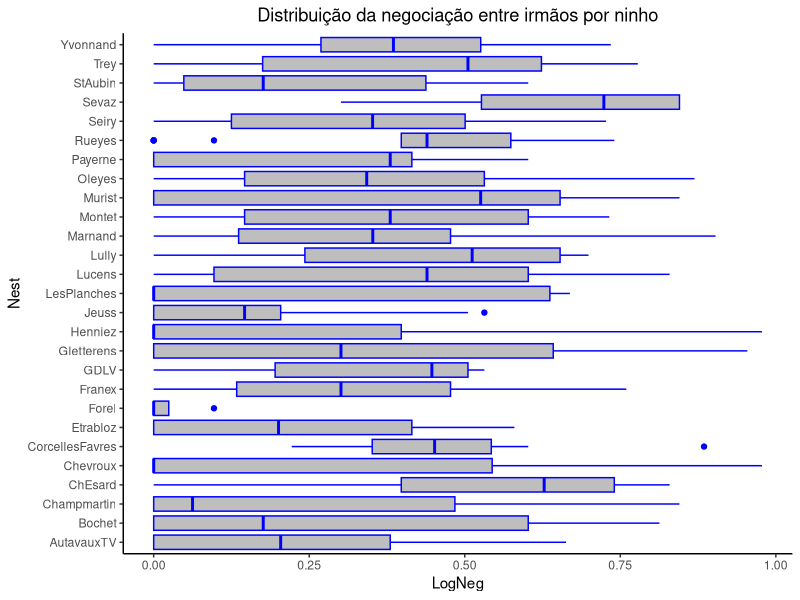
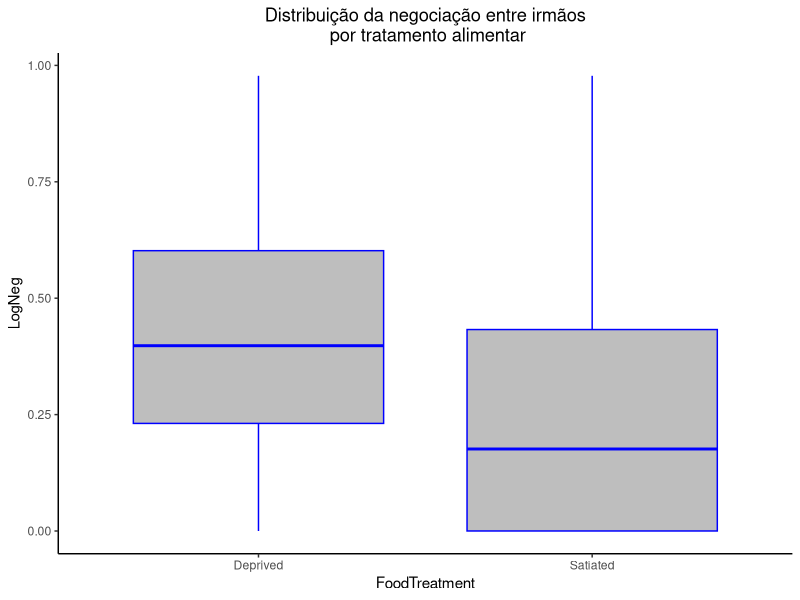
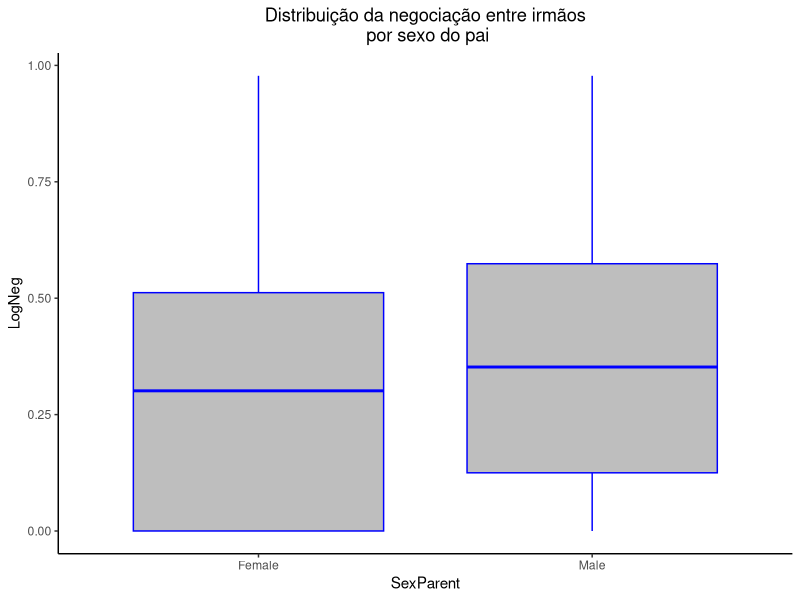
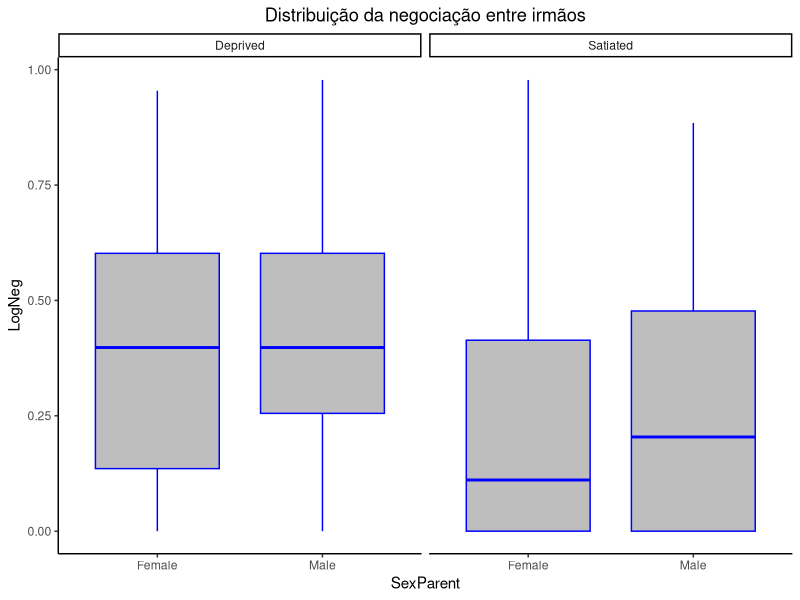
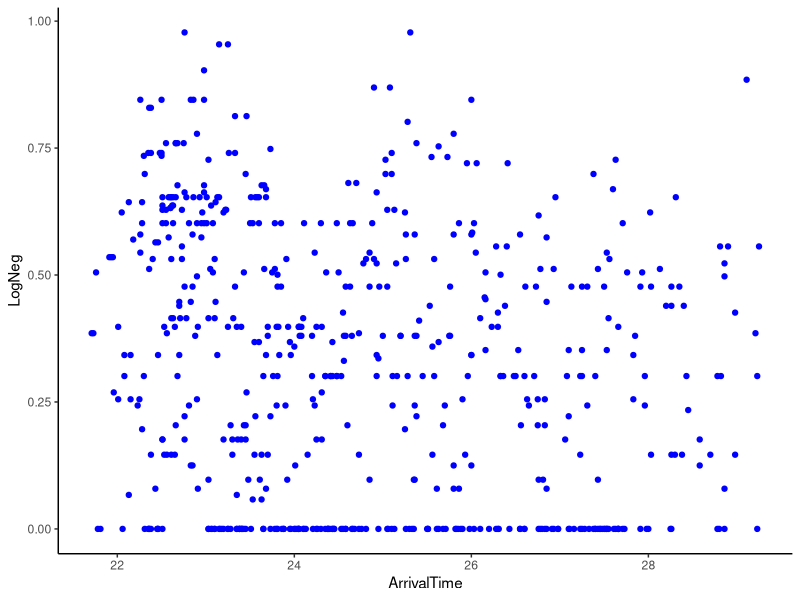
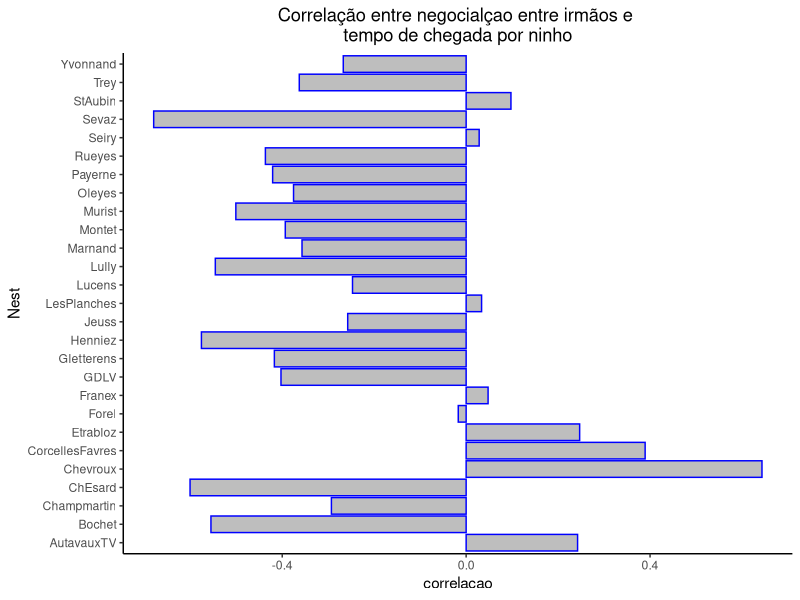
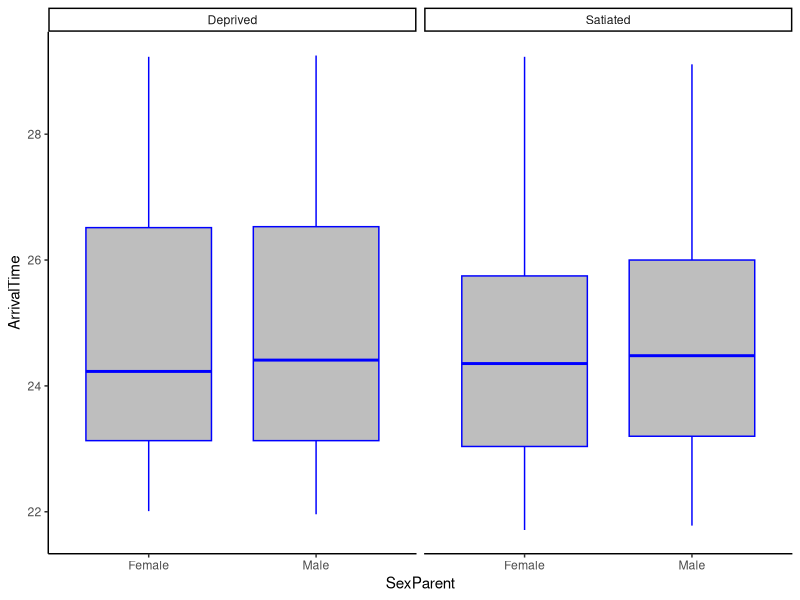

Reproduce these figures in R, in order.
## ---- chunk 1

## importando os pacotes
library(glmmTMB)
library(tidyverse)
library(knitr)
library(ggplot2)
library(nlme)

## importando os dados
data(Owls, package = "glmmTMB")

## ---- chunk 2

Owls$LogNeg <- log10(Owls$NegPerChick+1)

## ---- chunk 3

Owls %>% group_by(Nest) %>%
  summarise(contagem = n()) %>%
  arrange(contagem) %>%
  kable(row.names = F, align = "c")

## ---- chunk 4

ggplot(Owls) +
  geom_boxplot(aes(x = Nest, y = LogNeg), color = 'blue', fill = 'gray') +
  coord_flip() + theme_classic() + 
  ggtitle('Distribuição da negociação entre irmãos por ninho') +
  theme(plot.title = element_text(hjust = 0.5))

## ---- chunk 5

ggplot(Owls) +
  geom_boxplot(aes(x = FoodTreatment, y = LogNeg), fill = 'gray', color = 'blue') +
  theme_classic() +
  ggtitle('Distribuição da negociação entre irmãos\n por tratamento alimentar') +
  theme(plot.title = element_text(hjust = 0.5))


## ---- chunk 6

ggplot(Owls) +
  geom_boxplot(aes(x = SexParent, y = LogNeg), fill = 'gray', color = 'blue') +
  theme_classic() +
  ggtitle('Distribuição da negociação entre irmãos\n por sexo do pai') +
  theme(plot.title = element_text(hjust = 0.5))


## ---- chunk 7

ggplot(Owls) +
  geom_boxplot(aes(x = SexParent, y = LogNeg), fill = 'gray', color = 'blue') +
  theme_classic() + facet_grid(~FoodTreatment) +
  ggtitle('Distribuição da negociação entre irmãos') +
  theme(plot.title = element_text(hjust = 0.5))

## ---- chunk 8

ggplot(Owls) +
  geom_point(aes(x = ArrivalTime, y = LogNeg), color = 'blue') +
  theme_classic()

## ---- chunk 9

Owls %>%
  group_by(Nest) %>%
  summarise(correlacao = cor(ArrivalTime, LogNeg)) %>%
  ggplot() +
  geom_col(aes(x = Nest, y = correlacao), fill = 'gray', color = 'blue') +
  theme_classic() +
  coord_flip() + ggtitle('Correlação entre negocialçao entre irmãos e \ntempo de chegada por ninho') + theme(plot.title = element_text(hjust = 0.5))

## ---- chunk 10

ggplot(Owls) + 
  geom_boxplot(aes(x = SexParent, y = ArrivalTime), fill = 'gray', color = 'blue') +
  facet_grid(~FoodTreatment) + theme_classic()

## ---- chunk 11

negociacao <- lme(LogNeg~SexParent+FoodTreatment+ArrivalTime, random= ~1| Nest, data = Owls)
summary(negociacao)

## ---- chunk 12

com_SexParent <- lme(LogNeg~SexParent+FoodTreatment+ArrivalTime, random= ~1| Nest, method = "ML", data = Owls)

sem_SexParent <- lme(LogNeg~FoodTreatment+ArrivalTime, random= ~1| Nest, method = "ML", data = Owls)

anova(com_SexParent, sem_SexParent)

## ---- chunk 13

sem_SexParent <- lme(LogNeg~FoodTreatment+ArrivalTime, random= ~1| Nest, data = Owls)
sem_SexParent
